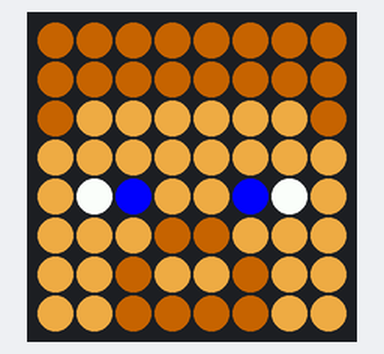
The program below on a simulated Raspberry Pi (BCM pin numbers) with a Sense HAT. Shown: the Sense HAT's 8×8 RGB LED matrix. At 0.0 s the program stops and its outputs stay as they are.

Above: at 0.1 s.

The program:

tutorial3_2.py
```python
from sense_hat import SenseHat

sense = SenseHat()

B = (102,51,0)
b = (0,0,255)
S = (205,144,63)
W = (255,255,255)

steve_pixels = [
    B,B,B,B,B,B,B,B,
    B,B,B,B,B,B,B,B,
    B,S,S,S,S,S,S,B,
    S,S,S,S,S,S,S,S,
    S,W,b,S,S,b,W,S,
    S,S,S,B,B,S,S,S,
    S,S,B,S,S,B,S,S,
    S,S,B,B,B,B,S,S
]

sense.set_pixels(steve_pixels)
```
